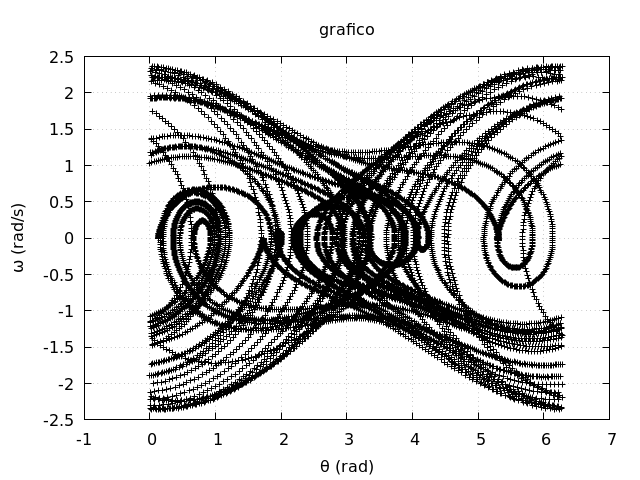

Here is the gnuplot script that generated this plot:
set terminal pngcairo size 640, 480
set output "grafico_oscilacao_f12.png"
reset

set xlabel "θ (rad)"
set ylabel "{/Symbol w} (rad/s)"
set title "grafico"
set grid

set xrange [-1:7]

set style line 1 lc rgb 'black' ps 1 pt 1

plot 'saida_oscilacao_f12.dat' using 1:2 with points ls 1 notitle